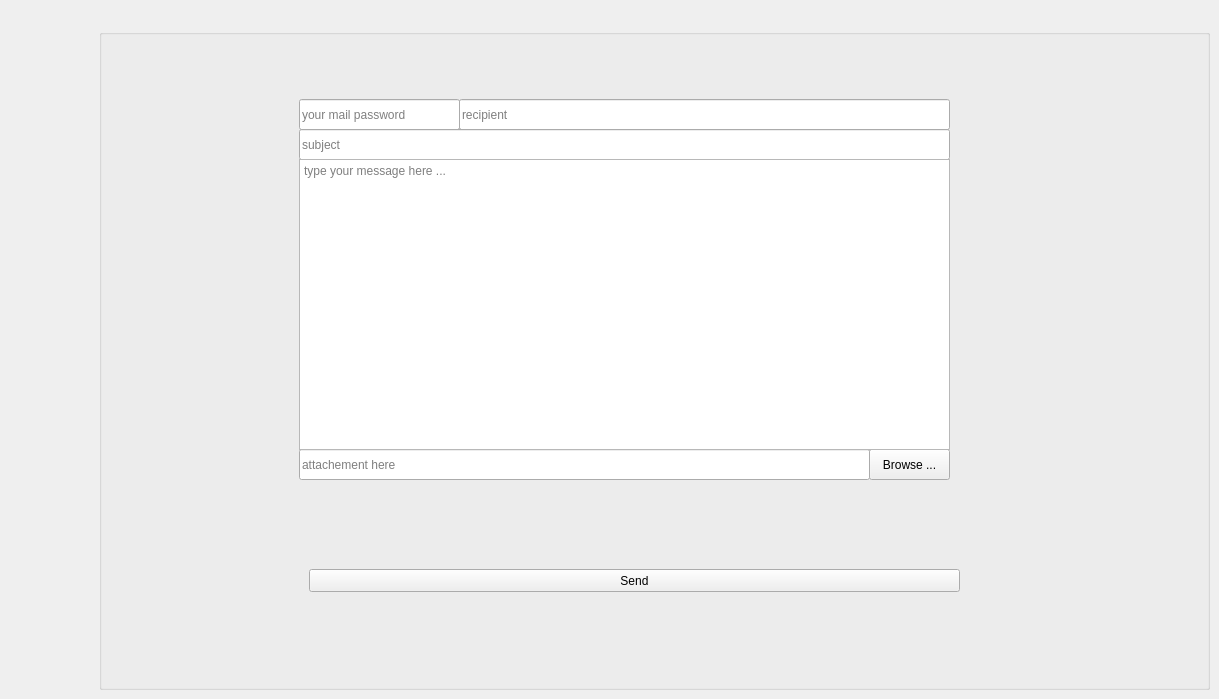
    <widget class="QWidget" name="tab_3">
     <attribute name="title">
      <string>mail</string>
     </attribute>
     <widget class="QGroupBox" name="groupBox_2">
      <property name="geometry">
       <rect>
        <x>99</x>
        <y>29</y>
        <width>1111</width>
        <height>661</height>
       </rect>
      </property>
      <property name="title">
       <string/>
      </property>
      <widget class="QPushButton" name="sendBtn">
       <property name="geometry">
        <rect>
         <x>210</x>
         <y>540</y>
         <width>651</width>
         <height>23</height>
        </rect>
       </property>
       <property name="text">
        <string>Send</string>
       </property>
      </widget>
      <widget class="QLineEdit" name="file">
       <property name="geometry">
        <rect>
         <x>200</x>
         <y>420</y>
         <width>571</width>
         <height>31</height>
        </rect>
       </property>
       <property name="placeholderText">
        <string>attachement here</string>
       </property>
      </widget>
      <widget class="QLineEdit" name="subject">
       <property name="geometry">
        <rect>
         <x>200</x>
         <y>100</y>
         <width>651</width>
         <height>31</height>
        </rect>
       </property>
       <property name="placeholderText">
        <string>subject</string>
       </property>
      </widget>
      <widget class="QPushButton" name="browseBtn">
       <property name="geometry">
        <rect>
         <x>770</x>
         <y>420</y>
         <width>81</width>
         <height>31</height>
        </rect>
       </property>
       <property name="text">
        <string>Browse ...</string>
       </property>
      </widget>
      <widget class="QLineEdit" name="rcpt">
       <property name="geometry">
        <rect>
         <x>360</x>
         <y>70</y>
         <width>491</width>
         <height>31</height>
        </rect>
       </property>
       <property name="placeholderText">
        <string>recipient</string>
       </property>
      </widget>
      <widget class="QTextEdit" name="msg">
       <property name="geometry">
        <rect>
         <x>200</x>
         <y>130</y>
         <width>651</width>
         <height>291</height>
        </rect>
       </property>
       <property name="placeholderText">
        <string>type your message here ...</string>
       </property>
      </widget>
      <widget class="QLineEdit" name="mail_pass">
       <property name="geometry">
        <rect>
         <x>200</x>
         <y>70</y>
         <width>161</width>
         <height>31</height>
        </rect>
       </property>
       <property name="echoMode">
        <enum>QLineEdit::Password</enum>
       </property>
       <property name="placeholderText">
        <string>your mail password</string>
       </property>
      </widget>
     </widget>
    </widget>
